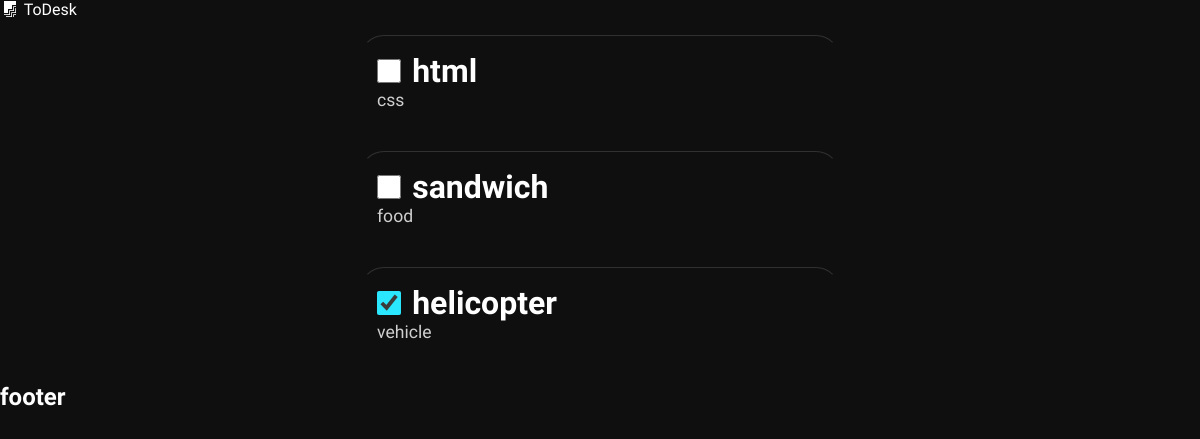
The page /myapp/list/ on the database as committed earlier.
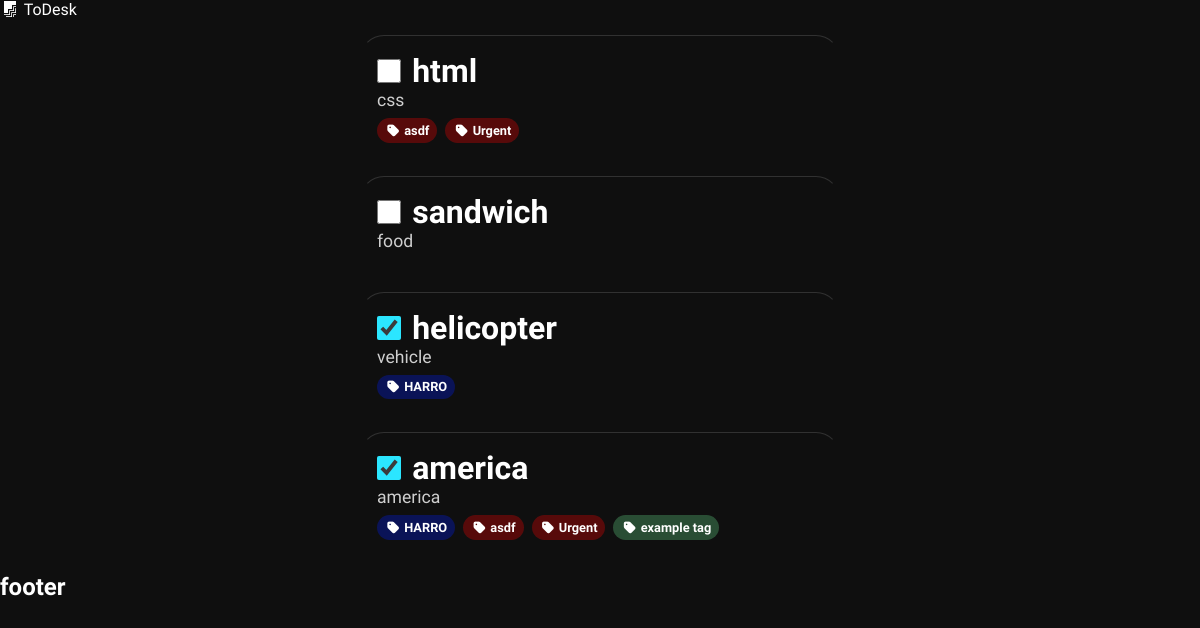
The same page on the database as committed later.
### myapp/models.py (models this page shows, shortened)
class TodoModel(models.Model):
    id = models.UUIDField(primary_key=True, default=uuid.uuid4, editable=False)
    title = models.CharField(max_length=200)
    description = models.TextField(null=True, blank=True)
    completed = models.BooleanField(default=False)
    created_at = models.DateTimeField(auto_now_add=True)
    updated_at = models.DateTimeField(auto_now=True)
    tags = models.ManyToManyField('Tag', related_name='todos', blank=True) # added

class Tag(models.Model):
    id = models.UUIDField(primary_key=True, default=uuid.uuid4, editable=False)
    name = models.CharField(max_length=20, unique=True)
    color = ColorField(default='#FF0000')

### myapp/views.py (the view)
# urls.py: path('list/', views.TodoList, name="TodoList"),
def TodoList(request):
    todo = TodoModel.objects.all()
    contex = {
        'todo':todo
    }
    return render(request, 'index.html',contex)

### myapp/templates/index.html (shortened to what this page needs)
{% extends 'base.html' %}
{% load static %}
{% block body %}
<link rel="stylesheet" href="https://cdnjs.cloudflare.com/ajax/libs/font-awesome/7.0.0/css/all.min.css" />
{% for i in todo %}
<div class="todo">
    <div class="todo-header">
        <input type="checkbox" class="checkbox" {% if i.completed %} checked {% endif %}">
        <h1>{% if i.completed %} <s>{{i.title}}</s> {% else %} {{i.title}} {% endif %}</h1>
    </div>
    <span class="desc">
        {{i.description}}
    </span>
    <div class="tags">
        {% for tag in i.tags.all %}
            <h1 class="tag" style="background-color: {{ tag.color }}4D;"><i class="fa-solid fa-tag"></i> {{ tag.name }}</h1>
        {% endfor %}
    </div>
</div>
{% endfor %}
{% endblock %}

### templates/base.html (shortened to what this page needs)
{% load static %}
{% now 'U' as now %}
<!DOCTYPE html>
<html lang="en">
<head>
    <link rel="stylesheet" href="{% static 'css/styles.css' %}?v={{ now }}">
</head>
<body>
    {% include 'header.html' %}
    {% block body %} {% endblock %}
    {% include 'footer.html' %}
</body>
</html>

### templates/header.html (shortened to what this page needs)
<link rel="stylesheet" href="https://cdnjs.cloudflare.com/ajax/libs/font-awesome/7.0.0/css/all.min.css" />
<div class="header">
    <div class="brand">
        <i class="fa-brands fa-firstdraft"></i>
        <span>ToDesk</span>
    </div>
</div>

### templates/footer.html
<h2>footer</h2>

### static/css/styles.css (style rules this page uses)
* { outline: none; padding: 0; margin: 0; text-decoration: none; font-family: "Red Hat Display", sans-serif; color: white; }
:root { --main-accent: rgb(43, 230, 255); --main-accent-dark: rgb(49, 117, 156); --panel-m-bg: rgb(20, 20, 20); --panel-bg: rgb(15, 15, 15); }
body { background-color: var(--panel-bg); width: 100%; align-items: center; }
.todo { width: -webkit-fill-available; margin: 1rem 30%; align-items: center; padding: 1rem; border-top: solid 1.8px rgb(49, 49, 49); border-left: solid 1.5px rgba(0, 0, 0, 0); border-bottom: solid 1.5px rgba(0, 0, 0, 0); border-right: solid 1.5px rgba(0, 0, 0, 0); border-radius: 1.5rem; transition: .1s; }
input[type="checkbox"] { width: 1.5rem; height: 1.5rem; cursor: pointer; accent-color: var(--main-accent); }
.todo .todo-header { display: flex; gap: .7rem; align-items: center; }
.todo .todo-header h1 { font-size: 2rem; font-weight: 800; }
.todo .desc { font-size: 1.1rem; opacity: 0.8; }
.todo .tags { display: flex; gap: .5rem; margin-top: .5rem; }
.todo .tag { padding: .3rem .5rem; border-radius: 1rem; font-size: .8rem; }

Rows that differ between the two databases and show on the page:
added Tag: name "asdf"
added Tag: name "Urgent"
added Tag: name "HARRO", color "#001eff" (drawn)
added TodoModel: completed "☑", title "america", description "america"
added Tag: name "example tag", color "#69de8a" (drawn), shown under "america"
